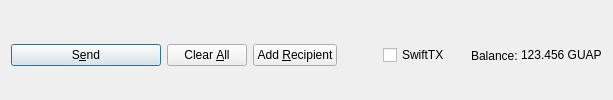
         <widget class="QFrame" name="frame_Send">
          <layout class="QHBoxLayout" name="horizontalLayout">
           <property name="bottomMargin">
            <number>0</number>
           </property>
           <item>
            <widget class="QPushButton" name="sendButton">
             <property name="minimumSize">
              <size>
               <width>150</width>
               <height>0</height>
              </size>
             </property>
             <property name="toolTip">
              <string>Confirm the send action</string>
             </property>
             <property name="text">
              <string>S&amp;end</string>
             </property>
             <property name="icon">
              <iconset resource="../guapcoin.qrc">
               <normaloff>:/icons/send</normaloff>:/icons/send</iconset>
             </property>
             <property name="autoDefault">
              <bool>false</bool>
             </property>
             <property name="default">
              <bool>true</bool>
             </property>
            </widget>
           </item>
           <item>
            <widget class="QPushButton" name="clearButton">
             <property name="sizePolicy">
              <sizepolicy hsizetype="Minimum" vsizetype="Fixed">
               <horstretch>0</horstretch>
               <verstretch>0</verstretch>
              </sizepolicy>
             </property>
             <property name="toolTip">
              <string>Clear all fields of the form.</string>
             </property>
             <property name="text">
              <string>Clear &amp;All</string>
             </property>
             <property name="icon">
              <iconset resource="../guapcoin.qrc">
               <normaloff>:/icons/remove</normaloff>:/icons/remove</iconset>
             </property>
             <property name="autoDefault">
              <bool>false</bool>
             </property>
            </widget>
           </item>
           <item>
            <widget class="QPushButton" name="addButton">
             <property name="toolTip">
              <string>Send to multiple recipients at once</string>
             </property>
             <property name="text">
              <string>Add &amp;Recipient</string>
             </property>
             <property name="icon">
              <iconset resource="../guapcoin.qrc">
               <normaloff>:/icons/add</normaloff>:/icons/add</iconset>
             </property>
             <property name="autoDefault">
              <bool>false</bool>
             </property>
            </widget>
           </item>
           <item>
            <spacer name="horizontalSpacer">
             <property name="orientation">
              <enum>Qt::Horizontal</enum>
             </property>
             <property name="sizeHint" stdset="0">
              <size>
               <width>40</width>
               <height>20</height>
              </size>
             </property>
            </spacer>
           </item>
           <item>
            <layout class="QHBoxLayout" name="horizontalLayout_2">
             <property name="spacing">
              <number>3</number>
             </property>
             <item>
              <widget class="QCheckBox" name="checkSwiftTX">
               <property name="enabled">
                <bool>true</bool>
               </property>
               <property name="minimumSize">
                <size>
                 <width>85</width>
                 <height>0</height>
                </size>
               </property>
               <property name="text">
                <string>SwiftTX</string>
               </property>
              </widget>
             </item>
             <item>
              <widget class="QLabel" name="label">
               <property name="text">
                <string>Balance:</string>
               </property>
              </widget>
             </item>
             <item>
              <widget class="QLabel" name="labelBalance">
               <property name="sizePolicy">
                <sizepolicy hsizetype="Preferred" vsizetype="Fixed">
                 <horstretch>0</horstretch>
                 <verstretch>0</verstretch>
                </sizepolicy>
               </property>
               <property name="cursor">
                <cursorShape>IBeamCursor</cursorShape>
               </property>
               <property name="text">
                <string notr="true">123.456 GUAP</string>
               </property>
               <property name="textInteractionFlags">
                <set>Qt::LinksAccessibleByMouse|Qt::TextSelectableByKeyboard|Qt::TextSelectableByMouse</set>
               </property>
              </widget>
             </item>
            </layout>
           </item>
          </layout>
         </widget>
